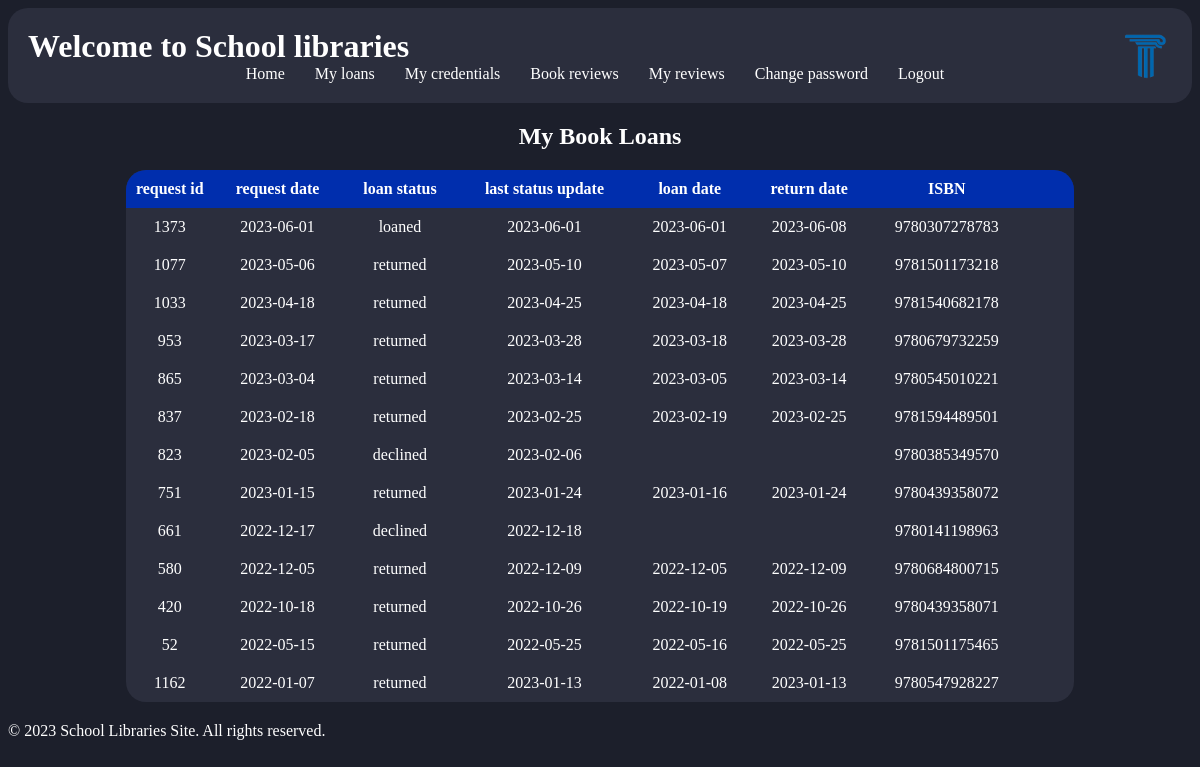
The app's page /student/my_loans.php (signed in) with its own data.
### tables this page shows
CREATE TABLE if not exists loan(
    request_id INT NOT NULL AUTO_INCREMENT,
    request_date DATE NOT null default NOW(),
    loan_status ENUM('pending','reserved', 'approved', 'declined', 'loaned','overdue','returned') NOT NULL DEFAULT 'pending',
    last_status_update DATE NOT null default NOW(),
    loan_date DATE default null,
    return_date DATE default null,
    user_id INT NOT NULL,
    ISBN CHAR(13) NOT NULL,
    lib_admin_id INT,
    PRIMARY KEY(request_id),
    FOREIGN KEY (lib_admin_id) REFERENCES users(user_id) ON DELETE RESTRICT ON UPDATE CASCADE,
    FOREIGN KEY (user_id) REFERENCES users(user_id) ON DELETE CASCADE ON UPDATE CASCADE,
    FOREIGN KEY (ISBN) REFERENCES book(ISBN) ON DELETE RESTRICT ON UPDATE CASCADE
);

### student/my_loans.php (the view, shortened to what this page needs)
<!DOCTYPE html>
<html>
<head>
	<link rel="stylesheet" type="text/css" href="styling.css">
</head>
<body>
	<header>
		<h1>Welcome to School libraries</h1>
		<nav class="navbar">
		    <img src="logo.png" alt="Logo" class="logo">
			<ul>
                <li><a href="home.php">Home</a></li>
				<li><a href="my_loans.php">My loans</a></li>
				<li><a href="my_credentials.php">My credentials</a></li>
                <li><a href="reviews.php">Book reviews</a></li>
                <li><a href="my_reviews.php">My reviews</a></li>
                <li><a href="change_password.php">Change password</a></li>
                <li><a href="logout.php">Logout</a></li>
			</ul>
		</nav>
	</header>
	<main>
		<section>
			<div class="center-heading">
        		<h2>My Book Loans</h2>
    		</div>
   		 <?php
            if (isset($_SESSION['user_id'])) {
                $userID = $_SESSION['user_id'];
                $conn = OpenCon();
                $query = "SELECT * FROM loan l where l.user_id=$userID order by l.request_date desc";
                $result = mysqli_query($conn, $query);
                if (mysqli_num_rows($result) == 0) {
                    echo '<h1 style="margin-top: 5rem;">No loans found!</h1>';
                } else {
                    echo '<div class="table-responsive">';
                    echo '<table class="loan-table">';
                    echo '<thead>';
                    echo '<tr>';
                    echo '<th>request id</th>';
                    echo '<th>request date</th>';
                    echo '<th>loan status</th>';
                    echo '<th>last status update</th>';
                    echo '<th>loan date</th>';
                    echo '<th>return date</th>';
                    echo '<th>ISBN</th>';
                    echo '<th></th>';
                    echo '<th></th>';
                    echo '</tr>';
                    echo '</thead>';
                    echo '<tbody>';
                    while ($row = mysqli_fetch_row($result)) {
                        echo '<tr>';
                        echo '<td>' . $row[0] . '</td>';
                        echo '<td>' . $row[1] . '</td>';
                        echo '<td>' . $row[2] . '</td>';
                        echo '<td>' . $row[3] . '</td>';
                        echo '<td>' . $row[4] . '</td>';
                        echo '<td>' . $row[5] . '</td>';
                        echo '<td>' . $row[7] . '</td>';
                        echo '</tr>';
                    }
                    echo '</tbody>';
                    echo '</table>';
                    echo '</div>';
                }
            } else {
            echo "User ID not found.";
            }
		?>
		</section>
	</main>
    <footer id="site-footer">
        <p>&copy; 2023 School Libraries Site. All rights reserved.</p>
    </footer>
</body>
</html>

### student/styling.css (style rules this page uses)
body { background-color: #1c1f2b; color: #fff; border-radius: 20px; }
table { width: 80%; margin: 0 auto; text-align: center; background-color: #2b2e3d; color: #fff; font-size: 16px; margin-bottom: 20px; border-radius: 20px; border-collapse: collapse; }
table th:not(:first-child), table td { padding: 10px; }
table th { text-align: center; }
table td { text-align: center; }
thead th { background-color: #002ead; }
thead th:first-child { background-color: #002ead; border-top-left-radius: 20px; }
thead th:last-child { background-color: #002ead; border-top-right-radius: 20px; }
header { background-color: #2b2e3d; padding: 20px; border-radius: 20px; margin-bottom: 20px; }
h1 { color: #fff; margin: 0; }
.logo { position: absolute; top: 10px; right: 10px; width: 90px; height: 90px; border-radius: 50%; }
.navbar ul { list-style: none; margin: 0; padding: 0; display: flex; justify-content: center; }
.navbar ul li { margin-right: 10px; }
.navbar ul li a { color: #fff; text-decoration: none; padding: 10px; border-radius: 5px; }
.center-heading { text-align: center; margin-bottom: 20px; }
footer { margin-top: auto; }

### records on screen
loan: request_id "1373", request_date "2023-06-01", loan_status "loaned", last_status_update "2023-06-01", loan_date "2023-06-01", return_date "2023-06-08", ISBN "9780307278783"
loan: request_id "1077", request_date "2023-05-06", loan_status "returned", last_status_update "2023-05-10", loan_date "2023-05-07", return_date "2023-05-10", ISBN "9781501173218"
loan: request_id "1033", request_date "2023-04-18", loan_status "returned", last_status_update "2023-04-25", loan_date "2023-04-18", return_date "2023-04-25", ISBN "9781540682178"
loan: request_id "953", request_date "2023-03-17", loan_status "returned", last_status_update "2023-03-28", loan_date "2023-03-18", return_date "2023-03-28", ISBN "9780679732259"
loan: request_id "865", request_date "2023-03-04", loan_status "returned", last_status_update "2023-03-14", loan_date "2023-03-05", return_date "2023-03-14", ISBN "9780545010221"
loan: request_id "837", request_date "2023-02-18", loan_status "returned", last_status_update "2023-02-25", loan_date "2023-02-19", return_date "2023-02-25", ISBN "9781594489501"
loan: request_id "823", request_date "2023-02-05", loan_status "declined", last_status_update "2023-02-06", ISBN "9780385349570"
loan: request_id "751", request_date "2023-01-15", loan_status "returned", last_status_update "2023-01-24", loan_date "2023-01-16", return_date "2023-01-24", ISBN "9780439358072"
loan: request_id "661", request_date "2022-12-17", loan_status "declined", last_status_update "2022-12-18", ISBN "9780141198963"
loan: request_id "580", request_date "2022-12-05", loan_status "returned", last_status_update "2022-12-09", loan_date "2022-12-05", return_date "2022-12-09", ISBN "9780684800715"
loan: request_id "420", request_date "2022-10-18", loan_status "returned", last_status_update "2022-10-26", loan_date "2022-10-19", return_date "2022-10-26", ISBN "9780439358071"
loan: request_id "52", request_date "2022-05-15", loan_status "returned", last_status_update "2022-05-25", loan_date "2022-05-16", return_date "2022-05-25", ISBN "9781501175465"
loan: request_id "1162", request_date "2022-01-07", loan_status "returned", last_status_update "2023-01-13", loan_date "2022-01-08", return_date "2023-01-13", ISBN "9780547928227"
